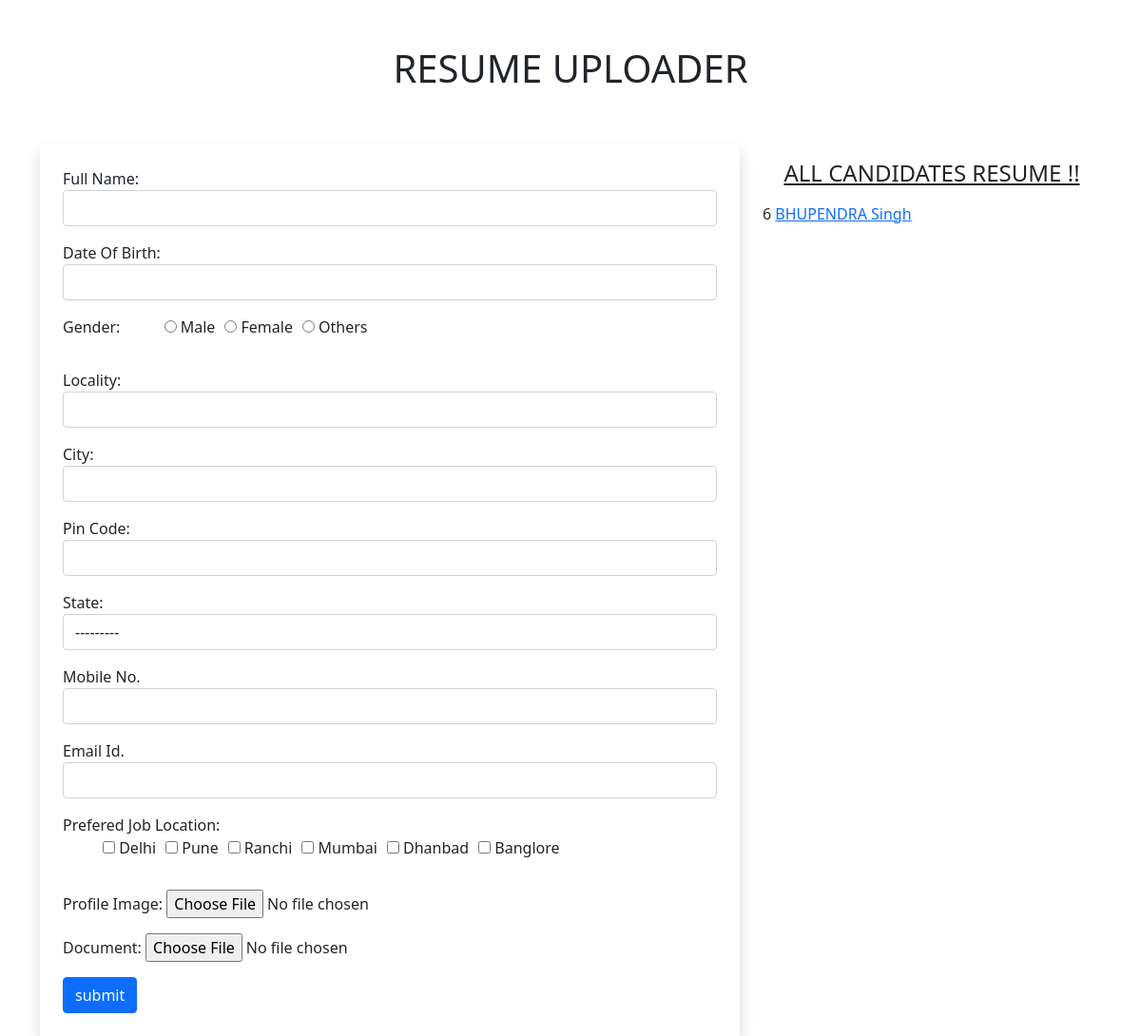
Before: / with the older database file.
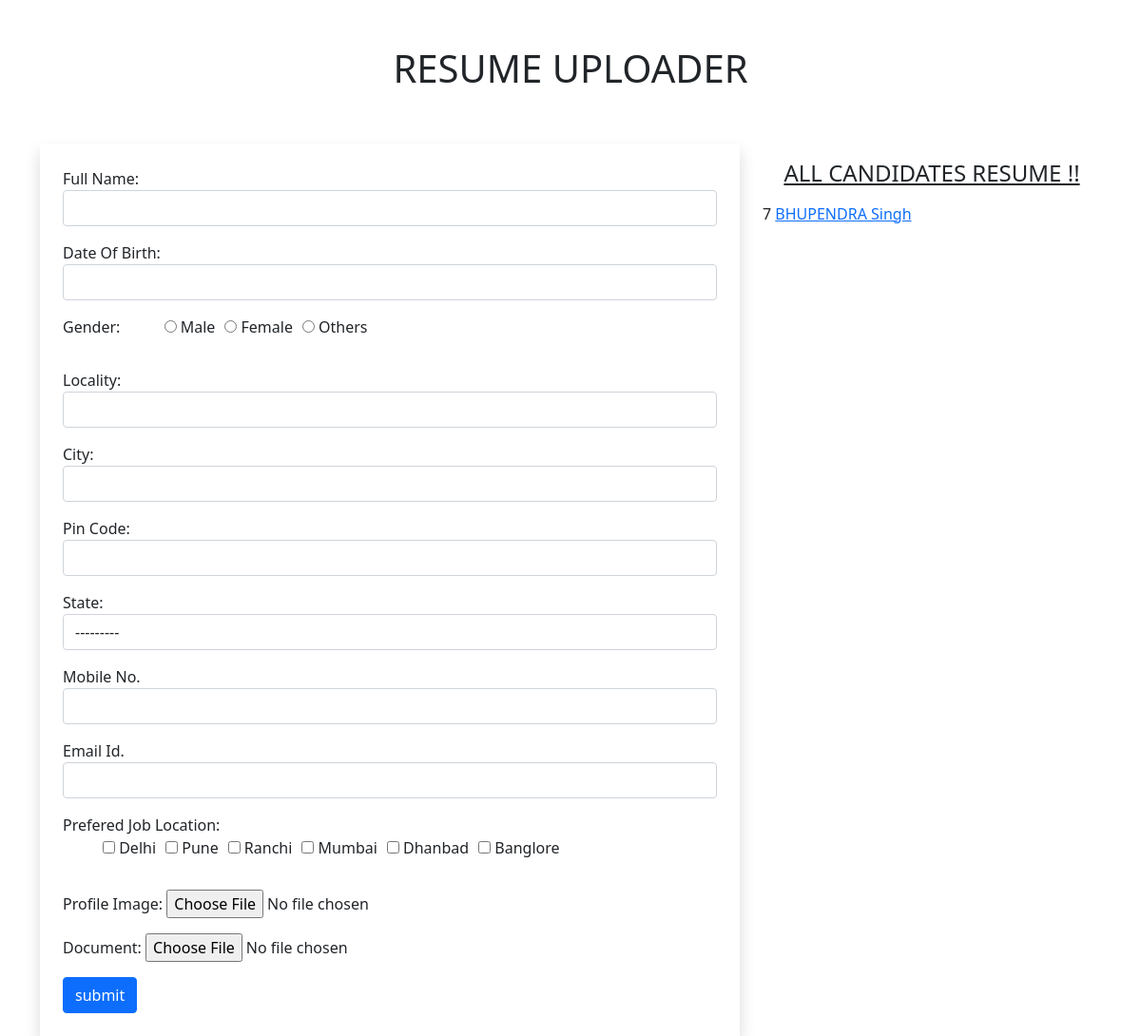
After: the same page with the newer database file.
### app/models.py (models this page shows)
class Resume(models.Model):
    name = models.CharField(max_length=100)
    dob = models.DateField(auto_now=False, auto_now_add=False)
    gender = models.CharField(max_length=10)
    locality = models.CharField(max_length=100)
    city = models.CharField(max_length=100)
    pin = models.PositiveIntegerField()
    state = models.CharField(choices= STATE_CHOICE, max_length=50)
    mobile = models.PositiveIntegerField()
    email = models.EmailField()
    job_city = models.CharField(max_length=50)
    profile_image = models.ImageField(upload_to='profileimg', blank=True)
    my_file = models.FileField(upload_to='doc', blank=True)

### app/views.py (the view, shortened to what this page needs)
# urls.py: path('', views.HomeView.as_view(), name='home'),
class HomeView(View):
 def get(self, request):
  form = ResumeForm()
  candidates = Resume.objects.all()
  return render(request, 'app/home.html', { 'candidates':candidates, 'form':form})

### app/forms.py
class ResumeForm(forms.ModelForm):
    gender = forms.ChoiceField(choices=GENDER_CHOICES, widget=forms.RadioSelect)
    job_city = forms.MultipleChoiceField(label='Prefered Job Location', choices=JOB_CITY_CHOICES, widget=forms.CheckboxSelectMultiple)
    class Meta:
        model = Resume
        fields = ['id','name','dob','gender','locality','city','pin','state','mobile','email','job_city','profile_image','my_file']
        labels = {'name':'Full Name', 'dob':'Date Of Birth', 'pin':'Pin Code', 'mobile':'Mobile No.','email':'Email Id.',  'profile_image':'Profile Image', 'my_file':'Document'}
        widgets = {
            'name':forms.TextInput(attrs={'class':'form-control'}),
            'dob':forms.DateInput(attrs={'class':'form-control', 'id':'datepicker'}),
            'locality':forms.TextInput(attrs={'class':'form-control'}),
            'city':forms.TextInput(attrs={'class':'form-control'}),
            'pin':forms.NumberInput(attrs={'class':'form-control'}),
            'state':forms.Select(attrs={'class':'form-control'}),
            'mobile':forms.NumberInput(attrs={'class':'form-control'}),
            'email':forms.EmailInput(attrs={'class':'form-control'})
        }

### app/templates/app/home.html (shortened to what this page needs)
{% extends 'app/base.html' %}
{% load static %}
{% block body %}
<link href="https://cdn.jsdelivr.net/npm/bootstrap@5.0.2/dist/css/bootstrap.min.css" rel="stylesheet"
>
<link rel="stylesheet" href="//code.jquery.com/ui/1.12.1/themes/base/jquery-ui.css">
<link rel="stylesheet" href="/resources/demos/style.css">
<div class="container">
  <h1 class="alrt-danger text-center py-5 ">RESUME UPLOADER</h1>
  <div class="row">
    <div class="col-sm-8">
      <form action="" method="POST" enctype="multipart/form-data" class="shadow p-4">
        {% for fm in form %}
        <div class="form-group mb-3">
          {{fm.label_tag}} {{fm}} <small class="text-danger">{{fm.errors|striptags}}</small>
        </div>
        {% endfor %}
        <input type="submit" value="submit" class="btn btn-primary">
      </form>
    </div>
    <div class="col-sm-4">
      <h4 class="text-center m-3"><u>ALL CANDIDATES RESUME !!</u></h4>
      {% for candidate in candidates %}
      {{candidate.id}} <a href="{% url 'candidate' candidate.id %}">{{candidate.name}}</a> <br>
      {% endfor %}
    </div>
  </div>
</div>
{% endblock %}

### app/templates/app/base.html (shortened to what this page needs)
<!doctype html>
{% load static %}
<html lang="en">
<head>
    <link href="https://cdn.jsdelivr.net/npm/bootstrap@5.0.2/dist/css/bootstrap.min.css" rel="stylesheet"
>
    <link rel="stylesheet" href="{% static 'style.css' %}">
</head>
{% block body %}
{% endblock %}
</body>
</html>

### app/static/style.css (style rules this page uses)
#id_gender, #id_job_city { list-style-type: none; display: inline-flex; }
#id_gender > li { padding-left: 10px; }
#id_job_city > li { padding-left: 10px; }

Changed rows visible on the page:
removed Resume: id "6", name "BHUPENDRA Singh"
added Resume: id "7", name "BHUPENDRA Singh"
